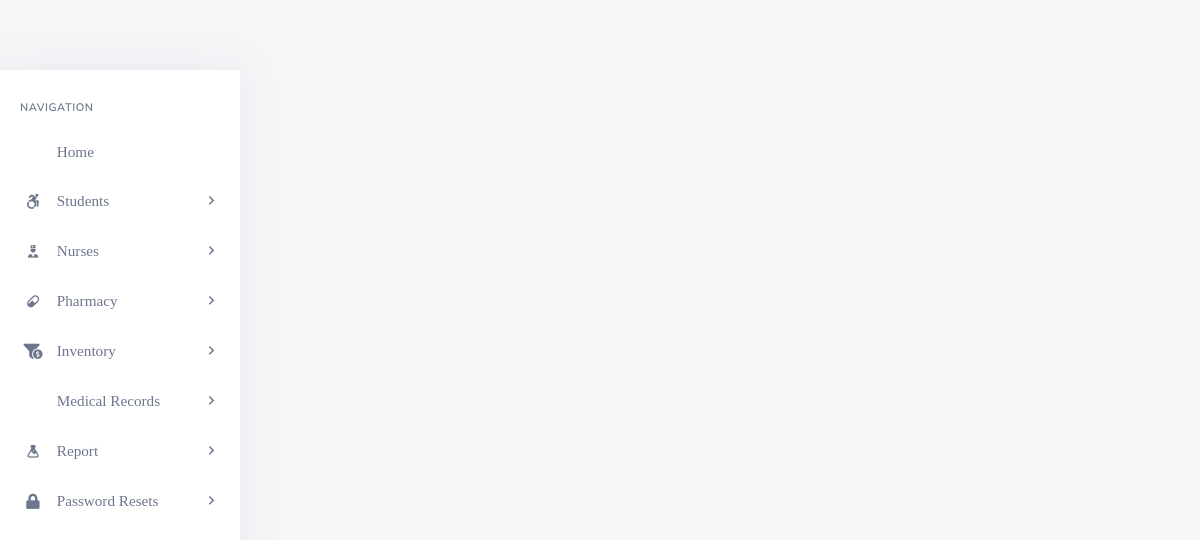
Page /backend/admin/his_admin_add_single_pres.php?pat_number=ISL1E on the earlier database version.
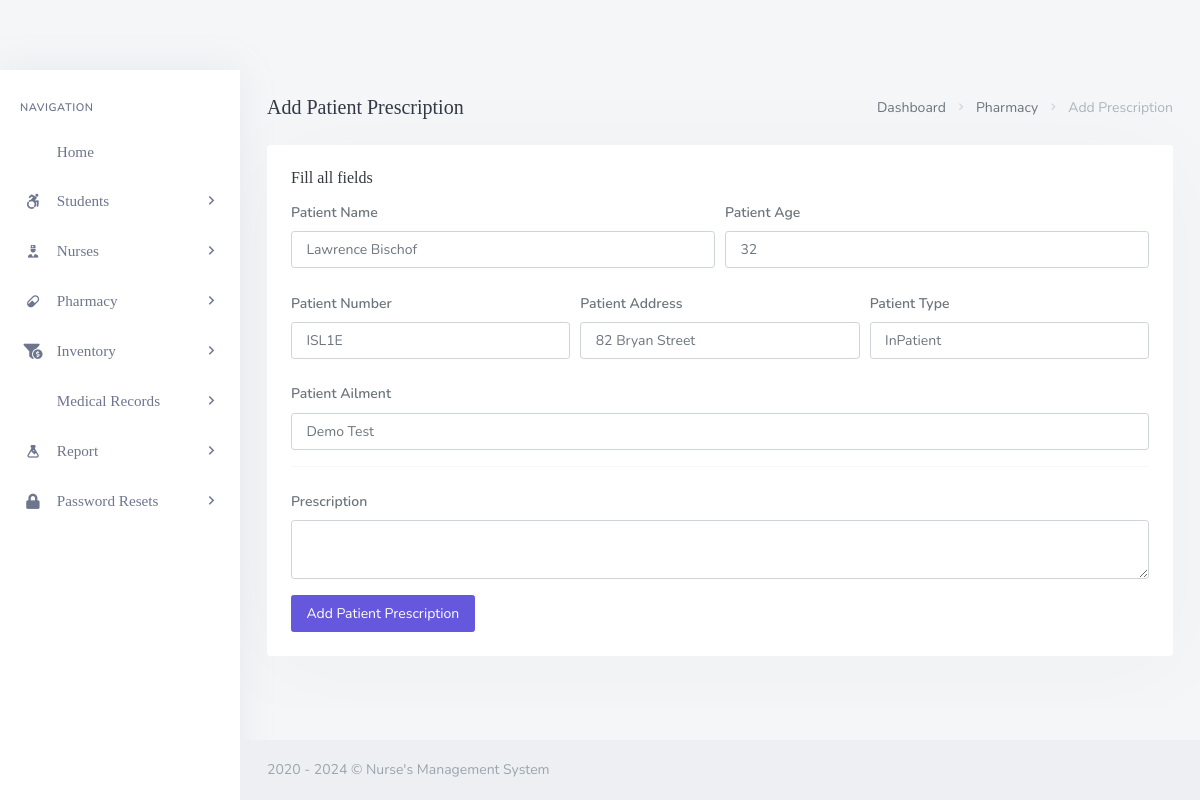
Same page on the later database version.
### tables this page shows
CREATE TABLE `his_patients` (
  `pat_id` int(20) NOT NULL,
  `pat_fname` varchar(200) DEFAULT NULL,
  `pat_lname` varchar(200) DEFAULT NULL,
  `pat_dob` varchar(200) DEFAULT NULL,
  `pat_age` varchar(200) DEFAULT NULL,
  `pat_number` varchar(200) DEFAULT NULL,
  `pat_addr` varchar(200) DEFAULT NULL,
  `pat_phone` varchar(200) DEFAULT NULL,
  `pat_type` varchar(200) DEFAULT NULL,
  `pat_date_joined` timestamp(6) NOT NULL DEFAULT CURRENT_TIMESTAMP(6) ON UPDATE CURRENT_TIMESTAMP(6),
  `pat_ailment` varchar(200) DEFAULT NULL,
  `pat_discharge_status` varchar(200) DEFAULT NULL
);

### backend/admin/his_admin_add_single_pres.php (the view, shortened to what this page needs)
<?php
	include('assets/inc/config.php');
?>
<!DOCTYPE html>
<html lang="en">
    <?php include('assets/inc/head.php');?>
    <body>
        <div id="wrapper">
            <?php include("assets/inc/sidebar.php");?>
            <?php
                $pat_number = $_GET['pat_number'];
                $ret="SELECT  * FROM his_patients WHERE pat_number=?";
                $stmt= $mysqli->prepare($ret) ;
                $stmt->bind_param('s',$pat_number);
                $stmt->execute() ;
                $res=$stmt->get_result();
                while($row=$res->fetch_object())
                {
            ?>
                <div class="content-page">
                    <div class="content">
                        <div class="container-fluid">
                            <div class="row">
                                <div class="col-12">
                                    <div class="page-title-box">
                                        <div class="page-title-right">
                                            <ol class="breadcrumb m-0">
                                                <li class="breadcrumb-item"><a href="his_admin_dashboard.php">Dashboard</a></li>
                                                <li class="breadcrumb-item"><a href="javascript: void(0);">Pharmacy</a></li>
                                                <li class="breadcrumb-item active">Add Prescription</li>
                                            </ol>
                                        </div>
                                        <h4 class="page-title">Add Patient Prescription</h4>
                                    </div>
                                </div>
                            </div>
                            <div class="row">
                                <div class="col-12">
                                    <div class="card">
                                        <div class="card-body">
                                            <h4 class="header-title">Fill all fields</h4>
                                            <form method="post">
                                                <div class="form-row">
                                                    <div class="form-group col-md-6">
                                                        <label for="inputEmail4" class="col-form-label">Patient Name</label>
                                                        <input type="text" required="required" readonly name="pres_pat_name" value="<?php echo $row->pat_fname;?> <?php echo $row->pat_lname;?>" class="form-control" id="inputEmail4" placeholder="Patient's First Name">
                                                    </div>
                                                    <div class="form-group col-md-6">
                                                        <label for="inputPassword4" class="col-form-label">Patient Age</label>
                                                        <input required="required" type="text" readonly name="pres_pat_age" value="<?php echo $row->pat_age;?>" class="form-control"  id="inputPassword4" placeholder="Patient`s Last Name">
                                                    </div>
                                                </div>
                                                <div class="form-row">
                                                    <div class="form-group col-md-4">
                                                        <label for="inputEmail4" class="col-form-label">Patient Number</label>
                                                        <input type="text" required="required" readonly name="pres_pat_number" value="<?php echo $row->pat_number;?>" class="form-control" id="inputEmail4" placeholder="DD/MM/YYYY">
                                                    </div>
                                                    <div class="form-group col-md-4">
                                                        <label for="inputPassword4" class="col-form-label">Patient Address</label>
                                                        <input required="required" type="text" readonly name="pres_pat_addr" value="<?php echo $row->pat_addr;?>" class="form-control"  id="inputPassword4" placeholder="Patient`s Age">
                                                    </div>
                                                    <div class="form-group col-md-4">
                                                        <label for="inputPassword4" class="col-form-label">Patient Type</label>
                                                        <input required="required" readonly type="text" name="pres_pat_type" value="<?php echo $row->pat_type;?>" class="form-control"  id="inputPassword4" placeholder="Patient`s Age">
                                                    </div>
                                                </div>
                                                <div class="form-group ">
                                                        <label for="inputCity" class="col-form-label">Patient Ailment</label>
                                                        <input required="required" type="text" value="<?php echo $row->pat_ailment;?>" name="pres_pat_ailment" class="form-control" id="inputCity">
                                                </div>
                                                <hr>
                                                <div class="form-group">
                                                        <label for="inputAddress" class="col-form-label">Prescription</label>
                                                        <textarea required="required"  type="text" class="form-control" name="pres_ins" id="editor"></textarea>
                                                </div>
                                                <button type="submit" name="add_patient_presc" class="ladda-button btn btn-primary" data-style="expand-right">Add Patient Prescription</button>
                                            </form>
                                        </div>
                                    </div>
                                </div>
                            </div>
                        </div>
                    </div>
                    <?php include('assets/inc/footer.php');?>
                </div>
            <?php }?>
        </div>
    </body>
</html>

### backend/admin/assets/inc/head.php (shortened to what this page needs)
<head>
        <link href="assets/libs/flatpickr/flatpickr.min.css" rel="stylesheet" type="text/css" />
        <link href="assets/css/bootstrap.min.css" rel="stylesheet" type="text/css" />
        <link href="assets/css/icons.min.css" rel="stylesheet" type="text/css" />
        <link href="assets/css/app.min.css" rel="stylesheet" type="text/css" />
         <link href="assets/libs/ladda/ladda-themeless.min.css" rel="stylesheet" type="text/css" />
        <link href="assets/libs/footable/footable.core.min.css" rel="stylesheet" type="text/css" />
</head>

### backend/admin/assets/inc/sidebar.php (shortened to what this page needs)
<!DOCTYPE html>
<html lang="en">
<head>
    <link rel="stylesheet" href="https://cdnjs.cloudflare.com/ajax/libs/metisMenu/3.0.6/metisMenu.min.css">
</head>
<body>
    <div class="left-side-menu">
        <div class="slimscroll-menu">
            <div id="sidebar-menu">
                <ul class="metismenu" id="side-menu">
                    <li class="menu-title">Navigation</li>
                    <li>
                        <a href="his_admin_dashboard.php">
                            <i class="fe-airplay"></i>
                            <span> Home </span>
                        </a>
                    </li>
                    <li>
                        <a href="javascript: void(0);">
                            <i class="fab fa-accessible-icon "></i>
                            <span> Students </span>
                            <span class="menu-arrow"></span>
                        </a>
                    </li>
                    <li>
                         <a href="javascript: void(0);">
                             <i class="mdi mdi-doctor"></i>
                             <span> Nurses </span>
                             <span class="menu-arrow"></span>
                        </a>
                    </li>
                    <li>
                                <a href="javascript: void(0);">
                                    <i class="mdi mdi-pill"></i>
                                    <span> Pharmacy </span>
                                    <span class="menu-arrow"></span>
                                </a>
                                    </li>
                                    </ul>
                            <li>
                                <a href="javascript: void(0);">
                                    <i class=" fas fa-funnel-dollar "></i>
                                    <span> Inventory </span>
                                    <span class="menu-arrow"></span>
                                </a>
                            </li>
                            <li>
                                <a href="javascript: void(0);">
                                    <i class="fe-file-text"></i>
                                    <span> Medical Records </span>
                                    <span class="menu-arrow"></span>
                                </a>
                            </li>
                            <li>
                                <a href="javascript: void(0);">
                                    <i class="mdi mdi-flask"></i>
                                    <span> Report </span>
                                    <span class="menu-arrow"></span>
                                </a>
                            </li>
                    <li>
                        <a href="javascript: void(0);">
                            <i class="fas fa-lock"></i>
                            <span> Password Resets </span>
                            <span class="menu-arrow"></span>
                        </a>
                    </li>
            </div>
        </div>
    </div>
</body>
</html>

### backend/admin/assets/inc/footer.php
<footer class="footer">
    <div class="container-fluid">
        <div class="row">
            <div class="col-md-12">
                2020 - <?php echo date('Y'); ?> &copy; Nurse's Management System</a>
            </div>
        </div>
    </div>
</footer>

Differences in the rows shown:
added his_patients: pres_pat_name "Lawrence Bischof", pres_pat_age "32", pres_pat_number "ISL1E", pres_pat_addr "82 Bryan Street", pres_pat_type "InPatient", pres_pat_ailment "Demo Test"
